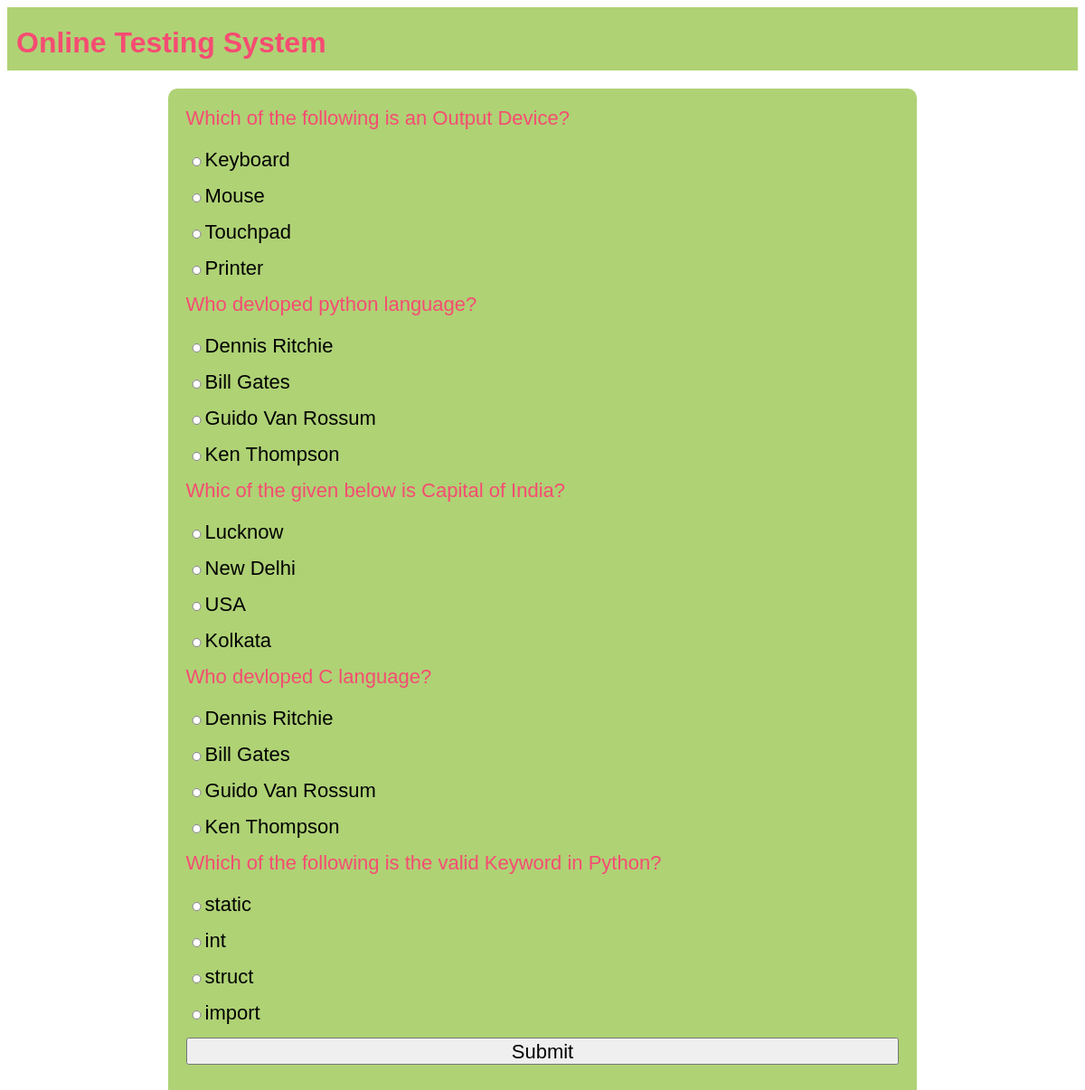
The page /OTS/test-paper?n=5 on the database its author committed.
### OTS/models.py (models this page shows)
class Question(models.Model):
    qid=models.BigAutoField(primary_key=True,auto_created=True)
    que=models.TextField()
    a=models.CharField(max_length=255)
    b=models.CharField(max_length=255)
    c=models.CharField(max_length=255)
    d=models.CharField(max_length=255)
    ans=models.CharField(max_length=2)

### OTS/views.py (the view)
# urls.py: path('test-paper',testPaper,name='testPaper'),
def testPaper(request):
    if 'name' not in request.session.keys():
        res=HttpResponseRedirect("login")
    n=int(request.GET['n'])
    question_pool=list(Question.objects.all())
    random.shuffle(question_pool)
    questions_list=question_pool[:n]
    context={'questions':questions_list}
    res=render(request,'test_paper.html',context)
    return res

### OTS/templates/test_paper.html (shortened to what this page needs)
{% extends 'main.html' %}
{% block content %}
<form action="{% url 'OTS:calculateTest' %}" method="post">
    {% for question in questions %}
    <div class="question">
        {{question.que}}
    </div>
    <div class="options"><input type="radio" name="q{{question.qid}}" value="a">{{question.a}}</div>
    <div class="options"><input type="radio" name="q{{question.qid}}" value="b">{{question.b}}</div>
    <div class="options"><input type="radio" name="q{{question.qid}}" value="c">{{question.c}}</div>
    <div class="options"><input type="radio" name="q{{question.qid}}" value="d">{{question.d}}</div>
    {% endfor %}
    <div><input type="submit" value="Submit"></div>
</form>
{% endblock %}

### OTS/templates/main.html (shortened to what this page needs)
<!DOCTYPE html>
{% load static %}
<html lang="en">
<head>
    <link rel="stylesheet" href="{% static 'theme.css' %}">
    <link rel="stylesheet" href="{% static 'formstyle.css' %}">
    <link rel="stylesheet" href="{% static 'buttonstyle.css' %}">
</head>
<body>
    <div class="top">
       <div class="sitename"><h1>Online Testing System</h1></div>
    </div>
    <div class="content">
        {%block content%}{% endblock %}
    </div>
</body>
</html>

### OTS/static/theme.css (style rules this page uses)
* { font-family:'Gill Sans', 'Gill Sans MT', Calibri, 'Trebuchet MS', sans-serif; }
.top { height:50px; background-color:#AFD275; margin-bottom:20px; padding:10px; }
.top div.sitename { display:inline-block; color:#F64C72; position:relative; top:-10px; }
.content { width:70%; margin-left:auto; margin-right:auto; }

### OTS/static/formstyle.css (style rules this page uses)
form { box-sizing:border-box; padding:20px; border-radius:10px; background-color:#AFD275; display:table; width:100%; }
input { display:block; width:100%; margin-bottom:20px; height:30px; font-size:22px; }
.question { color:#F64C72; font-size:22px; margin-bottom:20px; }
.options { font-size:22px; }
.options input { display:inline; width:fit-content; height:10px; }

### rows shown on the page
Question: que "Which of the following is an Output Device?", a "Keyboard", b "Mouse", c "Touchpad", d "Printer"
Question: que "Who devloped python language?", a "Dennis Ritchie", b "Bill Gates", c "Guido Van Rossum", d "Ken Thompson"
Question: que "Whic of the given below is Capital of India?", a "Lucknow", b "New Delhi", c "USA", d "Kolkata"
Question: que "Who devloped C language?", a "Dennis Ritchie", b "Bill Gates", c "Guido Van Rossum", d "Ken Thompson"
Question: que "Which of the following is the valid Keyword in Python?", a "static", b "int", c "struct", d "import"
